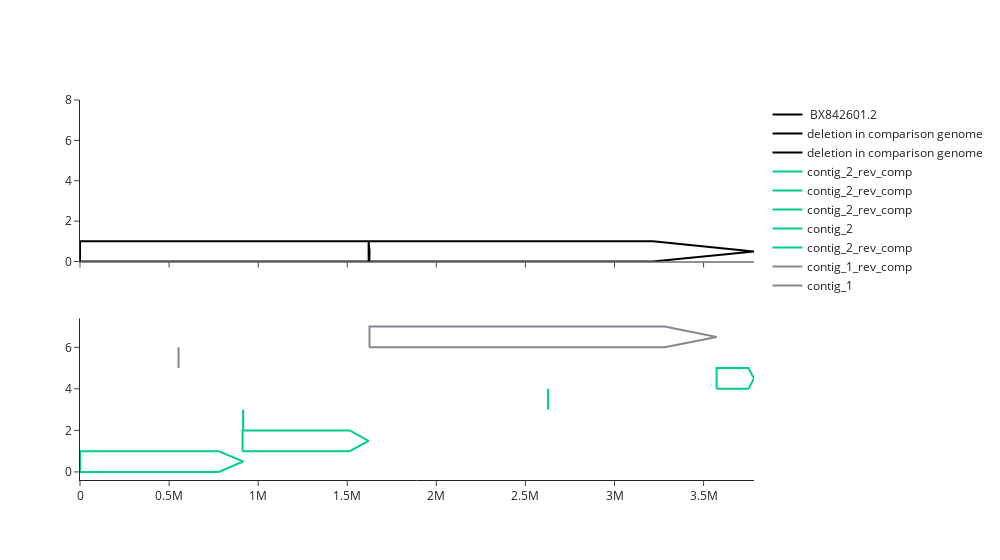

The code cell stored with this chart in its notebook:
### Code cell
from plotly import graph_objects as go
from plotly.subplots import make_subplots
importlib.reload(du)



df = df1
height=1
def make_global_alignment_map(df, ref_genome_d, height=1):
    """"""
    ## make reference trace
    fig=make_subplots(rows=2, cols=1, shared_xaxes=True)
    if len(ref_genome_d) > 1:
        raise Exception(f"This is currently set up to deal with one contig in reference, i.e. fully assembled, no plasmids")
    base=0
    for name, seq in ref_genome_d.items(): 
        xvals, yvals = make_arrow_from_SE_coords(start=0, end=len(seq), base_ycoord=0, top_ycoord=1, arrow_direction='forward')
        ref_trace = go.Scatter(x=xvals, y=yvals, mode='lines', name=df.loc[1,'Tag1'], line={'color':'black'} )#fill="toself"
        fig.add_trace(ref_trace, row=1, col=1)
        
        # mark regions in reference that do not align to comparison genome (deletions in comparision genome)
        ref_len =  len(ref_genome_d[name])
        gaps_in_ref = unaligned_segments(df['S1'], df['E1'], ref_len=ref_len)
        for se_tuple in gaps_in_ref:
            gap_length = se_tuple[1]-se_tuple[0]
            xvals, yvals = make_arrow_from_SE_coords(start=se_tuple[0], end=se_tuple[1], base_ycoord=0, top_ycoord=1, arrow_direction='forward')
            name = f"deletion in comparison genome"
            text = f'Gap length: {gap_length}<br>start: {se_tuple[0]}<br>end: {se_tuple[1]}'
            gap_trace = go.Scatter(x=xvals, y=yvals, mode='lines', name=name, line={'color':'black'}, text=text )
            fig.add_trace(gap_trace, row=1, col=1)
    

    color_d = {f'contig_{i}':c for i, c in enumerate(pprefs.colors, start=1)}

    
    base=0
    for ind, row in df.iterrows(): 
        xvals, yvals = make_arrow_from_SE_coords(row['S1'], row['E1'], base_ycoord=base, top_ycoord=height, arrow_direction='forward')
        if not row['same_orientation']:
            name = f"{row['Tag2']}_rev_comp"
        else:
            name = row['Tag2']
        comp_trace = go.Scatter(x=xvals, y=yvals, mode='lines', name=name, line={'color':color_d[row['Tag2']]} )#fill="toself"
        fig.add_trace(comp_trace, row=2, col=1)
        height=height+1
        base=base+1
    fig.update_layout(template='simple_white', width=1000)
    fig.update_yaxes(range=[0, height], row=1, col=1)
    return fig



    
fig1 = make_global_alignment_map(df1, ref_genome_d, height=1)
fig1

### Figure 1 — Plotly figure (JSON) as saved in the notebook; plotly's stock layout.template omitted (floating-point values rounded to 4 significant figures)
{"data": [{"line": {"color": "black"}, "mode": "lines", "name": " BX842601.2", "type": "scatter", "x": [0, 3216000.0, 3782950, 3216000.0, 0, 0], "xaxis": "x", "y": [0, 0, 0.5, 1, 1, 0], "yaxis": "y"}, {"line": {"color": "black"}, "mode": "lines", "name": "deletion in comparison genome", "text": "Gap length: 1<br>start: 0<br>end: 1", "type": "scatter", "x": [0, 0.85, 1, 0.85, 0, 0], "xaxis": "x", "y": [0, 0, 0.5, 1, 1, 0], "yaxis": "y"}, {"line": {"color": "black"}, "mode": "lines", "name": "deletion in comparison genome", "text": "Gap length: 4924<br>start: 1620026<br>end: 1624950", "type": "scatter", "x": [1620026, 1624000.0, 1624950, 1624000.0, 1620026, 1620026], "xaxis": "x", "y": [0, 0, 0.5, 1, 1, 0], "yaxis": "y"}, {"line": {"color": "rgb(0,208,132)"}, "mode": "lines", "name": "contig_2_rev_comp", "type": "scatter", "x": [1, 778200.0, 915584, 778200.0, 1, 1], "xaxis": "x2", "y": [0, 0, 0.5, 1, 1, 0], "yaxis": "y2"}, {"line": {"color": "rgb(0,208,132)"}, "mode": "lines", "name": "contig_2_rev_comp", "type": "scatter", "x": [912604, 1514000.0, 1620026, 1514000.0, 912604, 912604], "xaxis": "x2", "y": [1, 1, 1.5, 2, 2, 1], "yaxis": "y2"}, {"line": {"color": "rgb(0,208,132)"}, "mode": "lines", "name": "contig_2_rev_comp", "type": "scatter", "x": [915581, 916400.0, 916588, 916400.0, 915581, 915581], "xaxis": "x2", "y": [2, 2, 2.5, 3, 3, 2], "yaxis": "y2"}, {"line": {"color": "rgb(0,208,132)"}, "mode": "lines", "name": "contig_2", "type": "scatter", "x": [2627084, 2627000.0, 2627208, 2627000.0, 2627084, 2627084], "xaxis": "x2", "y": [3, 3, 3.5, 4, 4, 3], "yaxis": "y2"}, {"line": {"color": "rgb(0,208,132)"}, "mode": "lines", "name": "contig_2_rev_comp", "type": "scatter", "x": [3573090, 3751471, 3782950, 3751471, 3573090, 3573090], "xaxis": "x2", "y": [4, 4, 4.5, 5, 5, 4], "yaxis": "y2"}, {"line": {"color": "rgba(132,137,145,1)"}, "mode": "lines", "name": "contig_1_rev_comp", "type": "scatter", "x": [552999, 553100.0, 553123, 553100.0, 552999, 552999], "xaxis": "x2", "y": [5, 5, 5.5, 6, 6, 5], "yaxis": "y2"}, {"line": {"color": "rgba(132,137,145,1)"}, "mode": "lines", "name": "contig_1", "type": "scatter", "x": [1624950, 3281000.0, 3573653, 3281000.0, 1624950, 1624950], "xaxis": "x2", "y": [6, 6, 6.5, 7, 7, 6], "yaxis": "y2"}], "layout": {"width": 1000, "xaxis": {"anchor": "y", "domain": [0, 1], "matches": "x2", "showticklabels": false}, "xaxis2": {"anchor": "y2", "domain": [0, 1]}, "yaxis": {"anchor": "x", "domain": [0.575, 1], "range": [0, 8]}, "yaxis2": {"anchor": "x2", "domain": [0, 0.425]}}}
